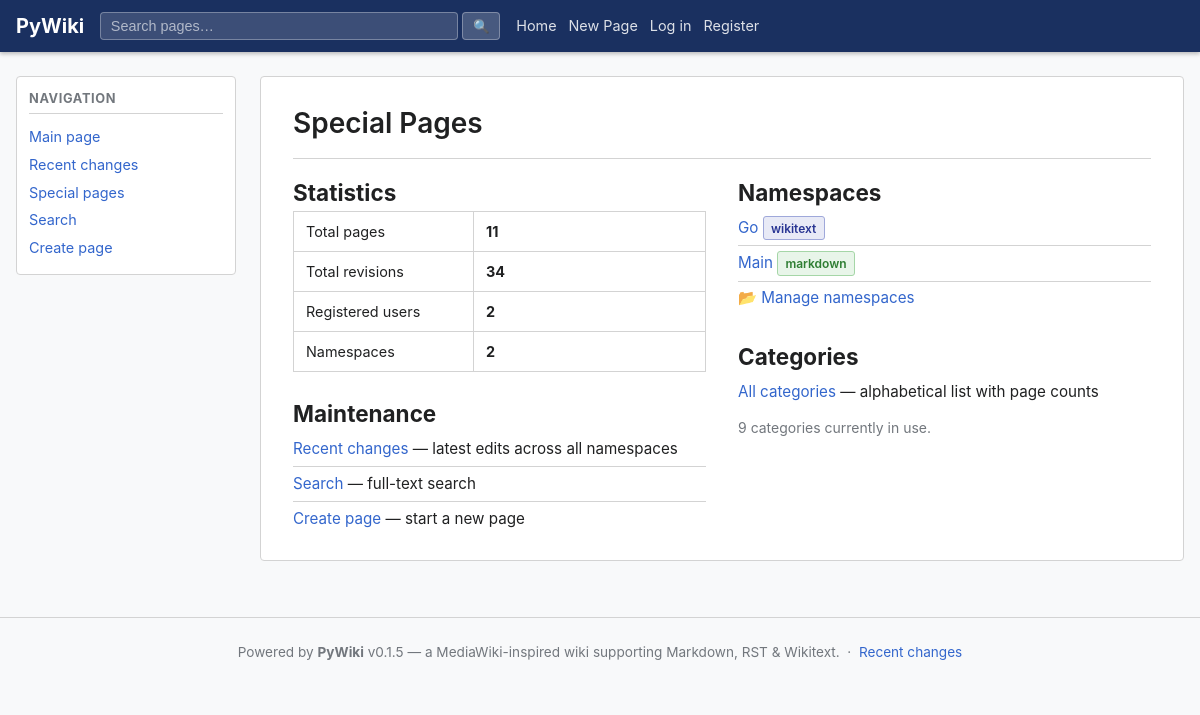
Screenshot of /special with the database file from the repository.
### app/models/models.py (models this page shows)
class Namespace(Base):
    __tablename__ = "namespaces"
    id:             Mapped[str]        = _uuid_col(primary_key=True)
    name:           Mapped[str]        = mapped_column(String(128), unique=True, nullable=False, index=True)
    description:    Mapped[str]        = mapped_column(Text, default="", nullable=False)
    default_format: Mapped[str]        = mapped_column(String(16), default="markdown", nullable=False)
    created_at:     Mapped[datetime]   = mapped_column(DateTime(timezone=True), default=_utcnow)
    pages: Mapped[list["Page"]] = relationship(back_populates="namespace", cascade="all, delete-orphan")

### app/ui/views.py (the view)
@router.get("/special", response_class=HTMLResponse)
async def special_pages(request: Request, db: AsyncSession = Depends(get_db)):
    user, new_token = await _current_user(request, db)
    settings = get_settings()
    from sqlalchemy import func, select as sa_select
    from app.models import Page, PageVersion, User as UserModel
    total_pages    = (await db.execute(sa_select(func.count()).select_from(Page))).scalar_one()
    total_versions = (await db.execute(sa_select(func.count()).select_from(PageVersion))).scalar_one()
    total_users    = (await db.execute(sa_select(func.count()).select_from(UserModel))).scalar_one()
    namespaces = await ns_svc.list_namespaces(db)
    max_ver_sub = (
        sa_select(PageVersion.page_id, func.max(PageVersion.version).label("max_ver"))
        .group_by(PageVersion.page_id)
        .subquery()
    )
    q = (
        sa_select(PageVersion.content, PageVersion.format)
        .join(max_ver_sub,
              (PageVersion.page_id == max_ver_sub.c.page_id)
              & (PageVersion.version == max_ver_sub.c.max_ver))
        .where(PageVersion.content.ilike("%[[Category:%"))
    )
    rows = (await db.execute(q)).all()
    cat_set: set[str] = set()
    for content, fmt in rows:
        for c in extract_categories(content, fmt):
            cat_set.add(c)
    all_categories = sorted(cat_set, key=str.lower)
    resp = templates.TemplateResponse(
        request,
        "special_pages.html",
        _ctx(user,
             total_pages=total_pages,
             total_versions=total_versions,
             total_users=total_users,
             namespaces=namespaces,
             all_categories=all_categories),
    )
    _apply_new_token(resp, new_token, settings.access_token_expire_minutes)
    return resp

### app/templates/special_pages.html (shortened to what this page needs)
{% extends "base.html" %}
{% block content %}
<div class="page-header">
  <h1>Special Pages</h1>
</div>
<div class="two-col">
  <div>
    <h2>Statistics</h2>
    <table class="wiki-table" style="margin-bottom:1.5rem;">
      <tbody>
        <tr><td>Total pages</td><td><strong>{{ total_pages }}</strong></td></tr>
        <tr><td>Total revisions</td><td><strong>{{ total_versions }}</strong></td></tr>
        <tr><td>Registered users</td><td><strong>{{ total_users }}</strong></td></tr>
        <tr><td>Namespaces</td><td><strong>{{ namespaces|length }}</strong></td></tr>
      </tbody>
    </table>
    <h2>Maintenance</h2>
    <ul class="special-list">
      <li><a href="/recent">Recent changes</a> — latest edits across all namespaces</li>
      <li><a href="/search">Search</a> — full-text search</li>
      <li><a href="/create">Create page</a> — start a new page</li>
    </ul>
  </div>
  <div>
    <h2>Namespaces</h2>
    <ul class="special-list">
      {% for ns in namespaces %}
      <li><a href="/wiki/{{ ns.name }}">{{ ns.name }}</a>
        <span class="badge badge-{{ ns.default_format }}">{{ ns.default_format }}</span>
      </li>
      {% endfor %}
      <li><a href="/special/namespaces">📂 Manage namespaces</a>{% if user and user.is_admin %} — <a href="/special/namespaces/create">➕ New namespace</a>{% endif %}</li>
    </ul>
    <h2 style="margin-top:1.5rem;">Categories</h2>
    <ul class="special-list">
      <li><a href="/special/categories">All categories</a> — alphabetical list with page counts</li>
    </ul>
    {% if all_categories %}
    <p class="muted" style="font-size:0.875rem;margin-top:0.5rem;">
      {{ all_categories|length }} categor{{ 'y' if all_categories|length == 1 else 'ies' }} currently in use.
    </p>
    {% endif %}
  </div>
</div>
{% endblock %}

### app/static/css/wiki.css (style rules this page uses)
:root { --bg: #ffffff; --bg-alt: #f8f9fa; --border: #d3d3d3; --text: #202122; --muted: #72777d; --accent: #3366cc; --accent-hov: #2a4f9a; --danger: #cc3333; --success: #228822; --warn: #f5a623; --nav-bg: #1a3060; --nav-text: #ffffff; --sidebar-w: 220px; --max-w: 1200px; }
*, *::before, *::after { box-sizing: border-box; margin: 0; padding: 0; }
body { font-family: -apple-system, BlinkMacSystemFont, "Segoe UI", Roboto, sans-serif; font-size: 15px; line-height: 1.6; color: var(--text); background: var(--bg-alt); }
a { color: var(--accent); text-decoration: none; }
.page-header { display: flex; align-items: flex-start; justify-content: space-between; flex-wrap: wrap; gap: 0.5rem; margin-bottom: 1rem; padding-bottom: 0.75rem; border-bottom: 1px solid var(--border); }
.page-header h1 { font-size: 1.75rem; font-weight: 600; }
.wiki-table { width: 100%; border-collapse: collapse; font-size: 0.9rem; }
.wiki-table th, .wiki-table td { padding: 0.5rem 0.75rem; border: 1px solid var(--border); text-align: left; }
.wiki-table td:first-child, .wiki-table th:first-child { min-width: 180px; width: 40%; }
.badge { display: inline-block; padding: 0.1rem 0.45rem; border-radius: 3px; font-size: 0.75rem; font-weight: 600; background: var(--bg-alt); border: 1px solid var(--border); color: var(--muted); }
.badge-markdown { background: #e8f5e9; border-color: #a5d6a7; color: #2e7d32; }
.badge-wikitext { background: #e8eaf6; border-color: #9fa8da; color: #283593; }
.special-list { list-style: none; }
.special-list li { padding: 0.3rem 0; border-bottom: 1px solid var(--border); font-size: 0.95rem; }
.special-list li:last-child { border-bottom: none; }
.two-col { display: grid; grid-template-columns: 1fr 1fr; gap: 2rem; }
.muted { color: var(--muted); }

### rows the page displays
Namespace: name "Go", default_format "wikitext"
Namespace: name "Main", default_format "markdown"

### other values shown
{{ site_name }} "PyWiki"
{{ total_pages }} "11"
{{ total_versions }} "34"
{{ total_users }} "2"
{{ namespaces|length }} "2"
{{ all_categories|length }} "9"
{{ 'y' if all_categories|length == 1 else 'ies' }} "ies"
{{ app_version }} "0.1.5"
